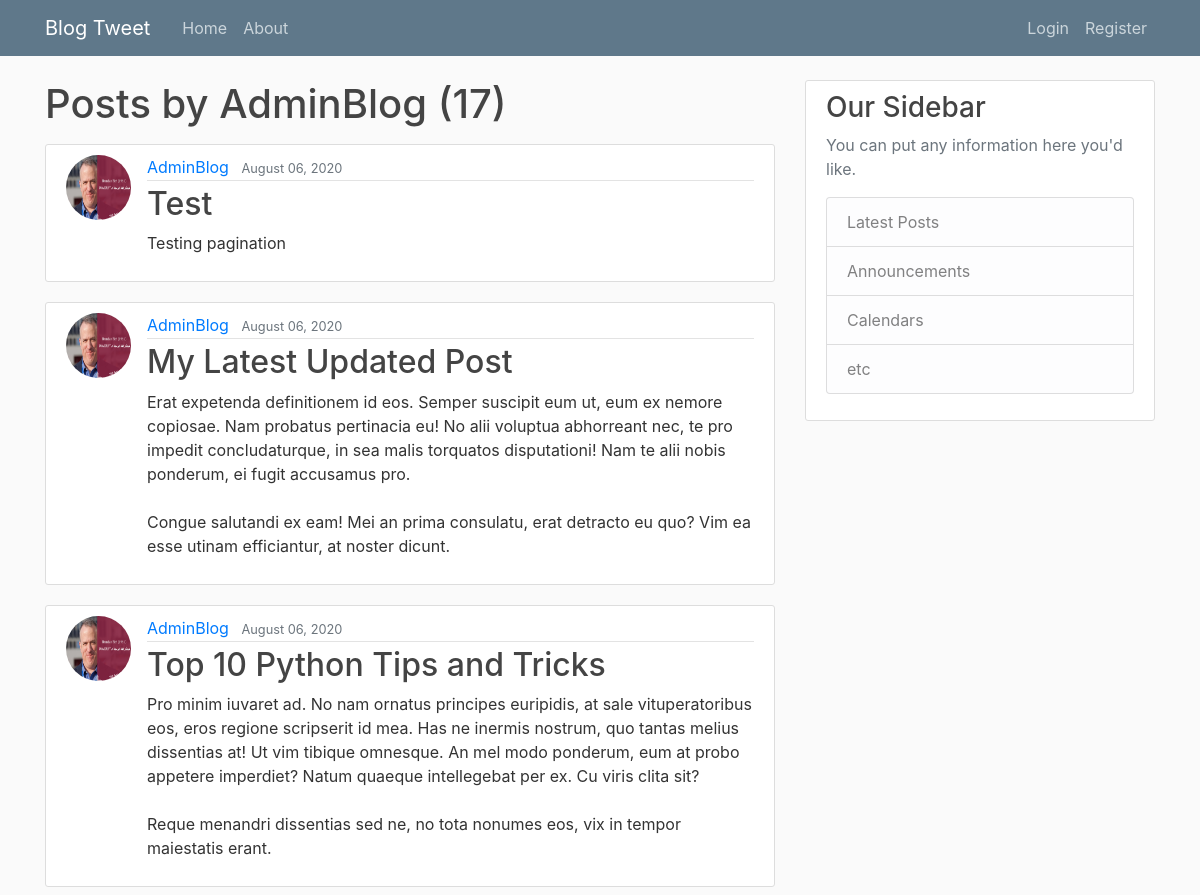
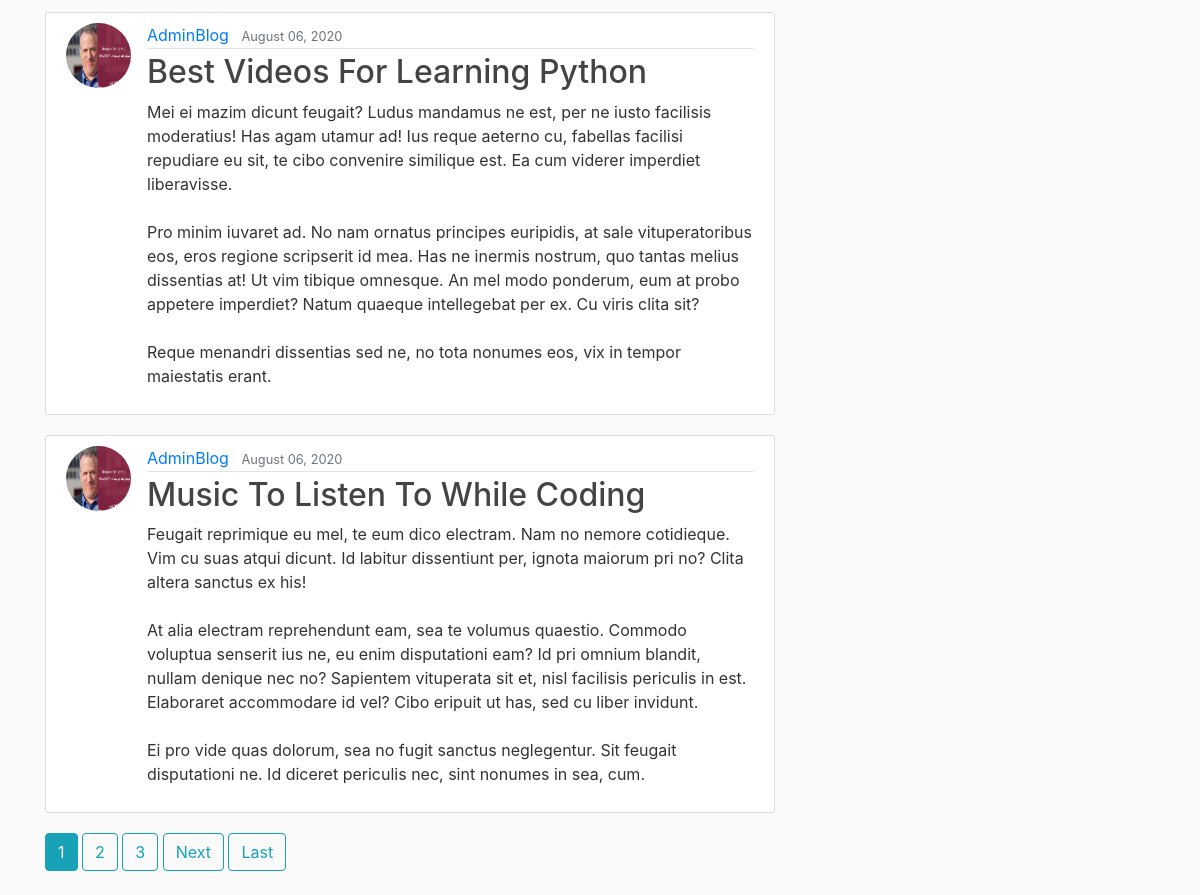
Before: /user/AdminBlog/ with the older database file (2 pictures, top to bottom).
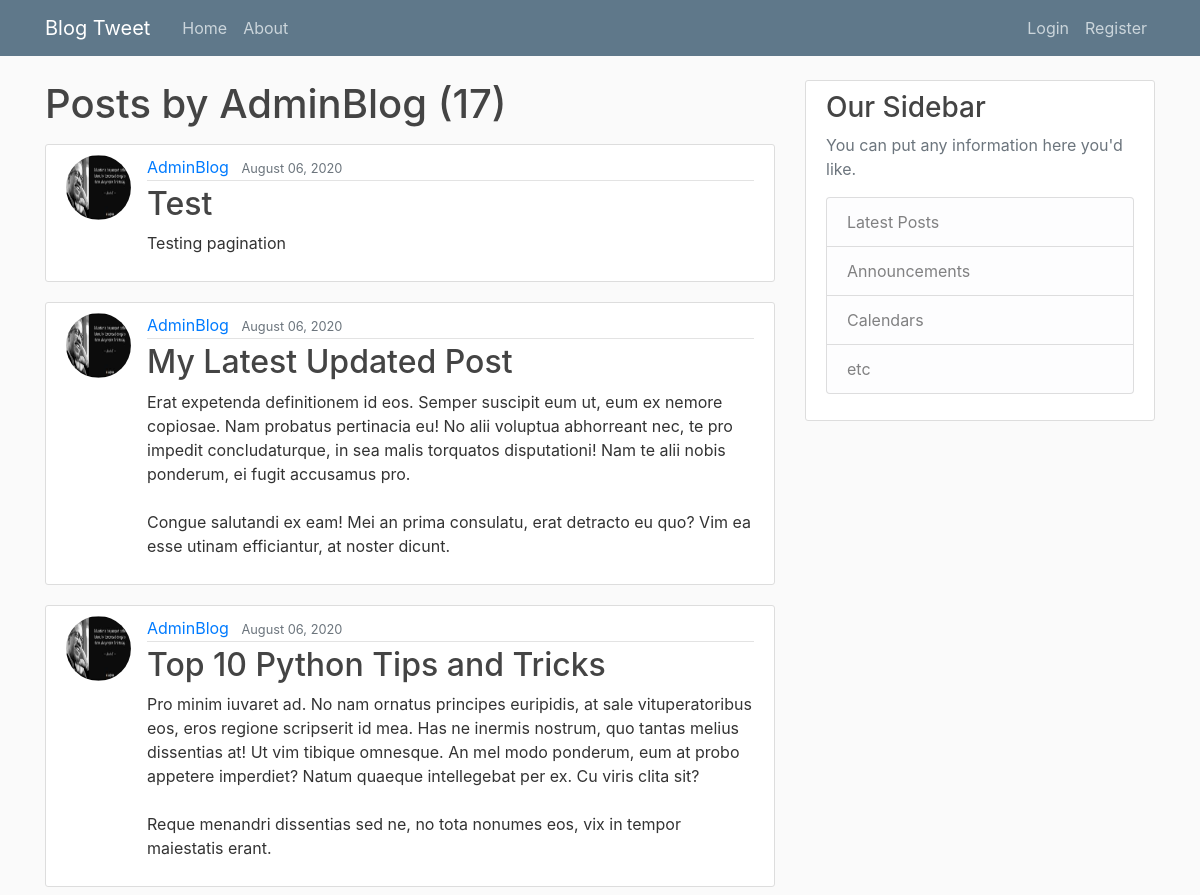
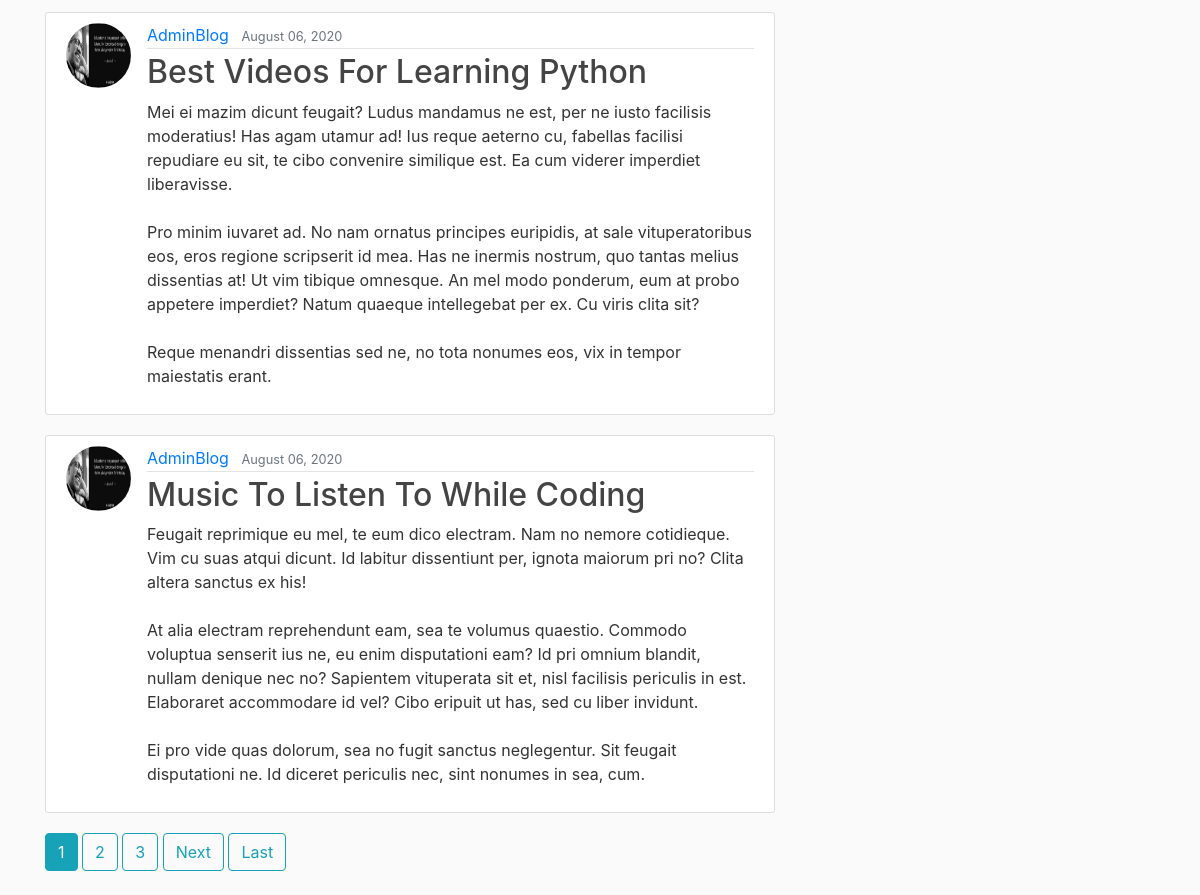
After: the same page with the newer database file (2 pictures, top to bottom).
### blog/models.py (models this page shows, shortened)
class Post(models.Model):
    title = models.CharField(max_length=100)
    content = models.TextField()
    date_posted = models.DateTimeField(default=timezone.now)
    author = models.ForeignKey(User, on_delete=models.CASCADE)

### users/models.py (models this page shows, shortened)
class Profile(models.Model):
    user = models.OneToOneField(User, on_delete=models.CASCADE)
    image = models.ImageField(default='default.jpg', upload_to='Profile_pics')

### blog/views.py (the view)
# urls.py: path('user/<str:username>/', UserPostListView.as_view() , name='user-posts'),
class UserPostListView(ListView):
    model = Post
    template_name = 'blog/user_posts.html'
    context_object_name = 'posts'
    paginate_by = 5
    def get_queryset(self):
        user = get_object_or_404(User, username=self.kwargs.get('username'))
        return Post.objects.filter(author=user).order_by('-date_posted')

### blog/templates/blog/user_posts.html (shortened to what this page needs)
{% extends "blog/base.html" %}
{% block content %}
  <h1 class="mb-3">Posts by {{ view.kwargs.username }} ({{ page_obj.paginator.count }})</h1>
   {% for post in posts %}
      <article class="media content-section">
        <img class="rounded-circle article-img" src="{{ post.author.profile.image.url }}" alt="">
        <div class="media-body">
          <div class="article-metadata">
            <a class="mr-2" href="{% url 'user-posts' post.author.username %}">{{ post.author }}</a>
            <small class="text-muted">{{ post.date_posted|date:"F d, Y" }}</small>
          </div>
          <h2><a class="article-title" href="{% url 'post-detail' post.id %}">{{ post.title }}</a></h2>
          <p class="article-content">{{ post.content }}</p>
        </div>
      </article>
    {% endfor %}
    {% if is_paginated %}
      {% for num in page_obj.paginator.page_range %}
          {% if page_obj.number == num %}
            <a class="btn btn-info mb-4" href="?page={{ num }}">{{ num }}</a>
          {% elif num > page_obj.number|add:'-3' and num < page_obj.number|add:'3'%}
            <a class="btn btn-outline-info mb-4" href="?page={{ num }}">{{ num }}</a>
          {% endif %}
      {% endfor %}
      {% if page_obj.has_next %}
        <a class="btn btn-outline-info mb-4" href="?page={{ page_obj.next_page_number }}">Next</a>
        <a class="btn btn-outline-info mb-4" href="?page={{ page_obj.paginator.num_pages }}">Last</a>
      {% endif %}
    {% endif %}
{% endblock content%}

Changed rows visible on the page:
changed through a linked row, Post "Test": author.profile.image: picture removed, a placeholder shows
changed through a linked row, Post "My Latest Updated Post": author.profile.image: picture removed, a placeholder shows
changed through a linked row, Post "Top 10 Python Tips and Tricks": author.profile.image: picture removed, a placeholder shows
changed through a linked row, Post "Best Videos For Learning Python": author.profile.image: picture removed, a placeholder shows
changed through a linked row, Post "Music To Listen To While Coding": author.profile.image: picture removed, a placeholder shows
